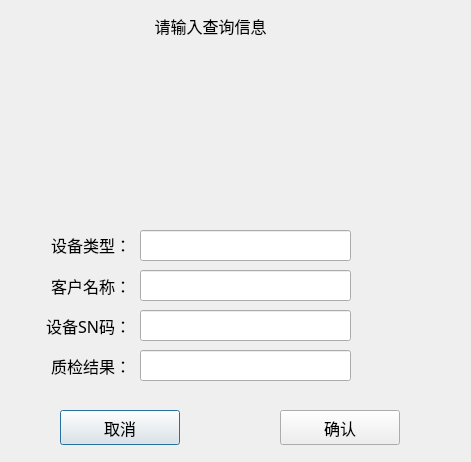
<?xml version="1.0" encoding="UTF-8"?>
<ui version="4.0">
 <class>Log_LogQueryDlg</class>
 <widget class="QDialog" name="Log_LogQueryDlg">
  <property name="geometry">
   <rect>
    <x>0</x>
    <y>0</y>
    <width>471</width>
    <height>462</height>
   </rect>
  </property>
  <property name="windowTitle">
   <string>Dialog</string>
  </property>
  <property name="styleSheet">
   <string notr="true"/>
  </property>
  <widget class="QLabel" name="label_2">
   <property name="geometry">
    <rect>
     <x>10</x>
     <y>270</y>
     <width>121</width>
     <height>31</height>
    </rect>
   </property>
   <property name="font">
    <font>
     <family>微软雅黑</family>
     <pointsize>12</pointsize>
    </font>
   </property>
   <property name="styleSheet">
    <string notr="true"/>
   </property>
   <property name="text">
    <string>客户名称：</string>
   </property>
   <property name="alignment">
    <set>Qt::AlignRight|Qt::AlignTrailing|Qt::AlignVCenter</set>
   </property>
  </widget>
  <widget class="QLineEdit" name="userEdit">
   <property name="geometry">
    <rect>
     <x>140</x>
     <y>270</y>
     <width>211</width>
     <height>31</height>
    </rect>
   </property>
   <property name="font">
    <font>
     <family>微软雅黑</family>
     <pointsize>12</pointsize>
    </font>
   </property>
   <property name="styleSheet">
    <string notr="true"/>
   </property>
  </widget>
  <widget class="QPushButton" name="quitBtn">
   <property name="geometry">
    <rect>
     <x>60</x>
     <y>410</y>
     <width>120</width>
     <height>35</height>
    </rect>
   </property>
   <property name="font">
    <font>
     <family>微软雅黑</family>
     <pointsize>12</pointsize>
    </font>
   </property>
   <property name="styleSheet">
    <string notr="true"/>
   </property>
   <property name="text">
    <string>取消</string>
   </property>
  </widget>
  <widget class="QPushButton" name="okBtn">
   <property name="geometry">
    <rect>
     <x>280</x>
     <y>410</y>
     <width>120</width>
     <height>35</height>
    </rect>
   </property>
   <property name="font">
    <font>
     <family>微软雅黑</family>
     <pointsize>12</pointsize>
    </font>
   </property>
   <property name="styleSheet">
    <string notr="true"/>
   </property>
   <property name="text">
    <string>确认</string>
   </property>
  </widget>
  <widget class="QWidget" name="dateWid" native="true">
   <property name="geometry">
    <rect>
     <x>10</x>
     <y>59</y>
     <width>450</width>
     <height>151</height>
    </rect>
   </property>
   <property name="font">
    <font>
     <family>微软雅黑</family>
     <pointsize>12</pointsize>
    </font>
   </property>
   <property name="styleSheet">
    <string notr="true"/>
   </property>
  </widget>
  <widget class="QLabel" name="label">
   <property name="geometry">
    <rect>
     <x>140</x>
     <y>10</y>
     <width>141</width>
     <height>31</height>
    </rect>
   </property>
   <property name="font">
    <font>
     <family>微软雅黑</family>
     <pointsize>12</pointsize>
    </font>
   </property>
   <property name="styleSheet">
    <string notr="true"/>
   </property>
   <property name="text">
    <string>请输入查询信息</string>
   </property>
   <property name="alignment">
    <set>Qt::AlignCenter</set>
   </property>
  </widget>
  <widget class="QLineEdit" name="snEdit">
   <property name="geometry">
    <rect>
     <x>140</x>
     <y>310</y>
     <width>211</width>
     <height>31</height>
    </rect>
   </property>
   <property name="font">
    <font>
     <family>微软雅黑</family>
     <pointsize>12</pointsize>
    </font>
   </property>
   <property name="styleSheet">
    <string notr="true"/>
   </property>
  </widget>
  <widget class="QLabel" name="label_3">
   <property name="geometry">
    <rect>
     <x>10</x>
     <y>310</y>
     <width>121</width>
     <height>31</height>
    </rect>
   </property>
   <property name="font">
    <font>
     <family>微软雅黑</family>
     <pointsize>12</pointsize>
    </font>
   </property>
   <property name="styleSheet">
    <string notr="true"/>
   </property>
   <property name="text">
    <string>设备SN码：</string>
   </property>
   <property name="alignment">
    <set>Qt::AlignRight|Qt::AlignTrailing|Qt::AlignVCenter</set>
   </property>
  </widget>
  <widget class="QLabel" name="label_4">
   <property name="geometry">
    <rect>
     <x>10</x>
     <y>229</y>
     <width>121</width>
     <height>31</height>
    </rect>
   </property>
   <property name="font">
    <font>
     <family>微软雅黑</family>
     <pointsize>12</pointsize>
    </font>
   </property>
   <property name="styleSheet">
    <string notr="true"/>
   </property>
   <property name="text">
    <string>设备类型：</string>
   </property>
   <property name="alignment">
    <set>Qt::AlignRight|Qt::AlignTrailing|Qt::AlignVCenter</set>
   </property>
  </widget>
  <widget class="QLabel" name="label_5">
   <property name="geometry">
    <rect>
     <x>10</x>
     <y>350</y>
     <width>121</width>
     <height>31</height>
    </rect>
   </property>
   <property name="font">
    <font>
     <family>微软雅黑</family>
     <pointsize>12</pointsize>
    </font>
   </property>
   <property name="styleSheet">
    <string notr="true"/>
   </property>
   <property name="text">
    <string>质检结果：</string>
   </property>
   <property name="alignment">
    <set>Qt::AlignRight|Qt::AlignTrailing|Qt::AlignVCenter</set>
   </property>
  </widget>
  <widget class="QLineEdit" name="statusEdit">
   <property name="geometry">
    <rect>
     <x>140</x>
     <y>350</y>
     <width>211</width>
     <height>31</height>
    </rect>
   </property>
   <property name="font">
    <font>
     <family>微软雅黑</family>
     <pointsize>12</pointsize>
    </font>
   </property>
   <property name="styleSheet">
    <string notr="true"/>
   </property>
  </widget>
  <widget class="QLineEdit" name="devtypeEdit">
   <property name="geometry">
    <rect>
     <x>140</x>
     <y>230</y>
     <width>211</width>
     <height>31</height>
    </rect>
   </property>
   <property name="font">
    <font>
     <family>微软雅黑</family>
     <pointsize>12</pointsize>
    </font>
   </property>
   <property name="styleSheet">
    <string notr="true"/>
   </property>
  </widget>
 </widget>
 <resources/>
 <connections/>
</ui>
